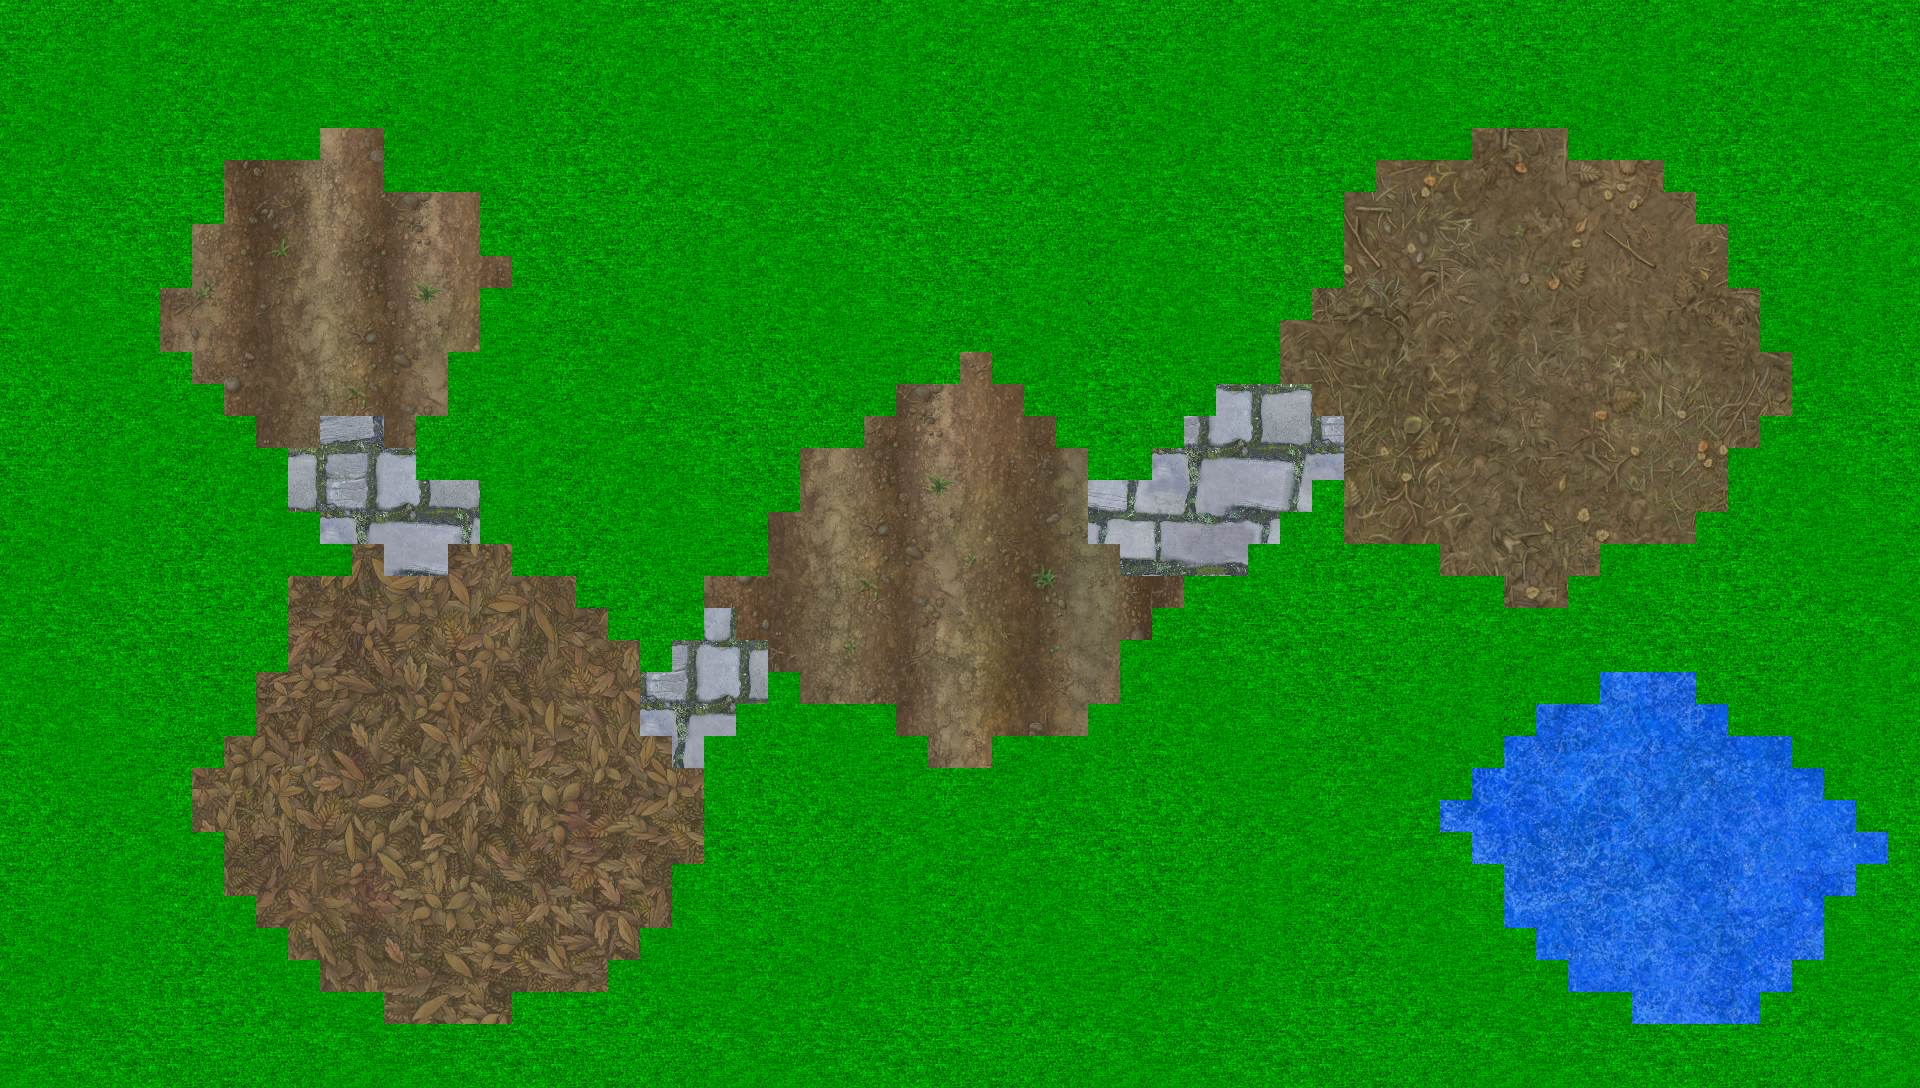

This game map was drawn from its Tiled (.tmx) file and the tilesets committed beside it. A one-line description and the trimmed map source follow:
An orthogonal 60x34 tile map with 32x32 px tiles, 1 tile layer (Tile Layer 1), 6 tilesets and 4 objects.

<map version="1.10" tiledversion="1.11.0" orientation="orthogonal" renderorder="right-down" width="60" height="34" tilewidth="32" tileheight="32" infinite="0" nextlayerid="3" nextobjectid="6">
 <tileset firstgid="1" source="ground-textures/grass.tsx" />
 <tileset firstgid="170" source="ground-textures/dirt.tsx" />
 <tileset firstgid="426" source="ground-textures/dirt2.tsx" />
 <tileset firstgid="682" source="ground-textures/dirt3.tsx" />
 <tileset firstgid="938" source="ground-textures/water.tsx" />
 <tileset firstgid="1194" source="ground-textures/cobble.tsx" />
 <layer id="1" name="Tile Layer 1" width="60" height="34">
  <data>[2040 cells, 2040 non-empty, 771 distinct tile ids]</data>
 </layer>
 <objectgroup id="2" name="BuildingAreas">
  <object id="2" x="1280" y="384">
   <polygon points="0,0 0,-64 32,-64 32,-96 64,-96 64,-192 96,-192 96,-224 192,-224 192,-256 288,-256 288,-224 384,-224 384,-192 416,-192 416,-160 448,-160 448,-96 480,-96 480,-32 512,-32 512,32 480,32 480,64 448,64 448,128 416,128 416,160 320,160 320,192 288,192 288,224 224,224 224,192 160,192 160,160 64,160 64,32 32,32 32,0" />
  </object>
  <object id="3" x="960" y="352">
   <polygon points="0,0 32,0 32,32 64,32 64,64 96,64 96,96 128,96 128,192 160,192 160,224 224,224 224,256 192,256 192,288 160,288 160,352 128,352 128,384 32,384 32,416 -32,416 -32,384 -64,384 -64,352 -160,352 -160,320 -192,320 -192,288 -224,288 -224,256 -256,256 -256,224 -192,224 -192,160 -160,160 -160,96 -96,96 -96,64 -64,64 -64,32 0,32" />
  </object>
  <object id="4" x="416" y="448">
   <polygon points="0,0 0,-32 32,-32 32,-96 64,-96 64,-160 96,-160 96,-192 64,-192 64,-256 -32,-256 -32,-320 -96,-320 -96,-288 -192,-288 -192,-224 -224,-224 -224,-160 -256,-160 -256,-96 -224,-96 -224,-64 -192,-64 -192,-32 -160,-32 -160,0 -96,0 -96,-32 -32,-32 -32,0" />
  </object>
  <object id="5" x="384" y="544">
   <polygon points="0,0 -32,0 -32,32 -96,32 -96,128 -128,128 -128,192 -160,192 -160,224 -192,224 -192,288 -160,288 -160,352 -128,352 -128,384 -96,384 -96,416 -64,416 -64,448 0,448 0,480 128,480 128,448 224,448 224,416 256,416 256,384 288,384 288,320 320,320 320,224 288,224 288,192 256,192 256,96 224,96 224,64 192,64 192,32 128,32 128,0 64,0 64,32 0,32" />
  </object>
 </objectgroup>
</map>
